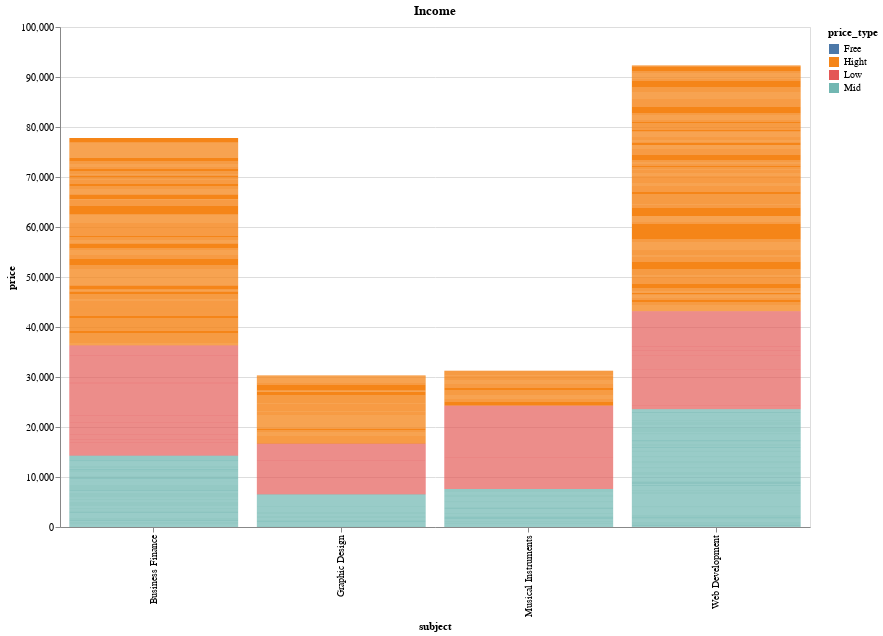

Source (notebook cell):
### Code cell
alt.Chart(df1, title='Income').mark_bar().encode(
    x='subject',
    y='price',
    color='price_type',
    tooltip=list(df1.columns)
).properties(width=750, height=500)

### Figure 1 — Vega-Lite specification as saved in the notebook (floating-point values rounded to 4 significant figures; data arrays with more than 128 entries replaced by an {"elided": "..."} marker saying what was removed)
{"config": {"view": {"continuousWidth": 400, "continuousHeight": 300}}, "data": {"name": "data-57223414f4c6e016d982854ccff30e19"}, "mark": "bar", "encoding": {"color": {"type": "nominal", "field": "price_type"}, "tooltip": [{"type": "quantitative", "field": "course_id"}, {"type": "nominal", "field": "course_title"}, {"type": "nominal", "field": "is_paid"}, {"type": "quantitative", "field": "price"}, {"type": "quantitative", "field": "year"}, {"type": "quantitative", "field": "content_duration"}, {"type": "nominal", "field": "subject"}, {"type": "nominal", "field": "level"}, {"type": "nominal", "field": "url"}, {"type": "nominal", "field": "price_type"}], "x": {"type": "nominal", "field": "subject"}, "y": {"type": "quantitative", "field": "price"}}, "height": 500, "title": "Income", "width": 750, "$schema": "https://vega.github.io/schema/vega-lite/v4.8.1.json", "datasets": {"data-57223414f4c6e016d982854ccff30e19": {"elided": "3442 records"}}}
